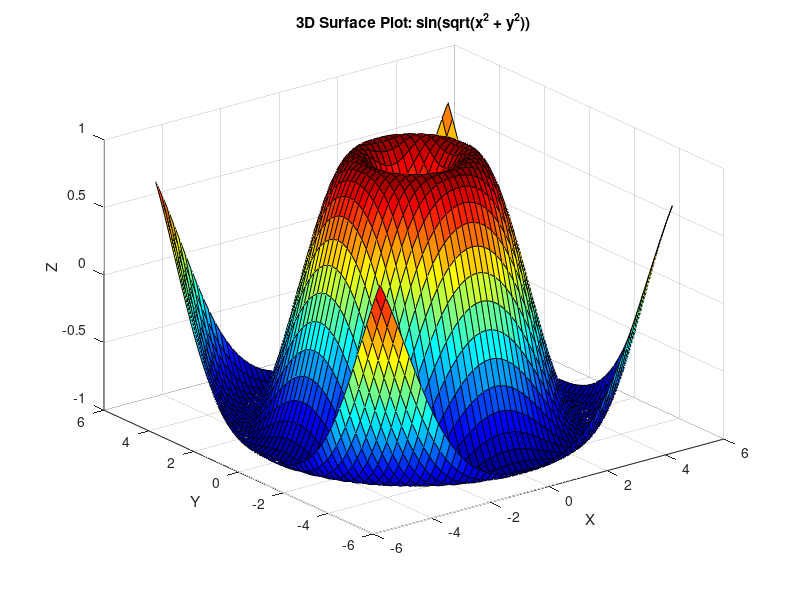

Recreate this plot in MATLAB.
% Chapter 3: 3D Surface Plot

clc;
clear;

disp('--- 3D SURFACE PLOT DEMO ---');

[x, y] = meshgrid(-5:0.2:5, -5:0.2:5);
z = sin(sqrt(x.^2 + y.^2));

figure;
surf(x, y, z);
#view(0, 90);


xlabel('X');
ylabel('Y');
zlabel('Z');
title('3D Surface Plot: sin(sqrt(x^2 + y^2))');

#shading interp;
#colorbar;
colormap jet;
